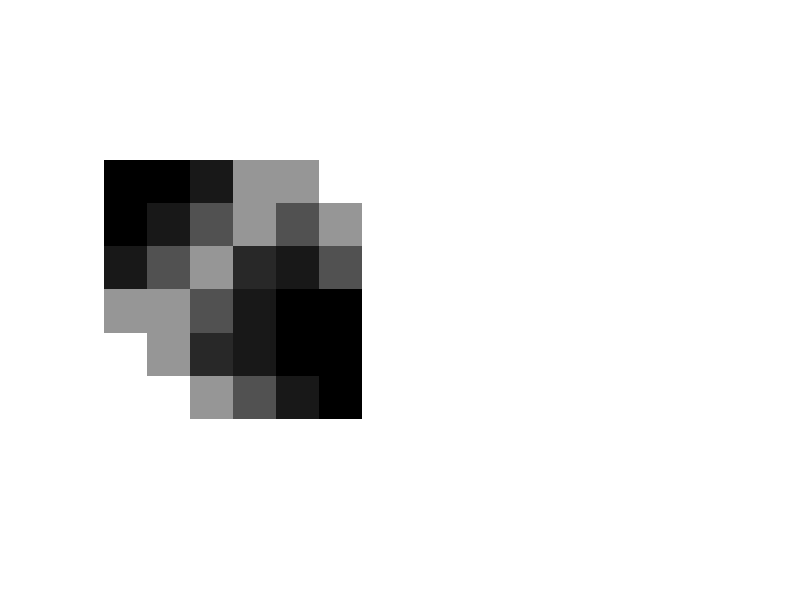

This figure's MATLAB source: (Note: this script raises an error after producing the figure.)
% FCM clustering
clear;clc;
fim1 =  [  0   0  25 150 150 255;...
          0  25  82 150  82 150;...
         25  82 150  41  25  82;...
        150 150  82  25   0   0;...
        255 150  41  25   0   0;...
        255 255 150  82  25   0];
%im=imread(file_sgm);
fim = mat2gray(fim1);
subplot(121), imshow(fim);

% Thresholding by fuzzy c-means clustering
% ----------------------------------------------------------------
data=reshape(fim,[],1);
[center,member]=fcm(data,3);
%[center,cidx]=sort(center);
out = fopen('img_member_fcm.txt','w');
fprintf(out,'SN\tData\tGray\tMember1\tMember2\tMember3\tClass\n');
C1 = 0;
C2 = 0;
C3 = 0;
%member
k =1;
for i=1:36    
    M = max3(member(k),member(k+1),member(k+2));
    if M == member(k)
        C(i) = 1;
        C1 = C1+1;
    elseif M == member(k+1)
        C(i) = 2;
        C2 = C2+1;
    elseif M == member(k+2)
        C(i) = 3;
        C3 = C3+1;
    end
    fprintf('data[%2d]= %4d\t%f\tMem1= %f\tMem2= %f\tMem3= %f\tClass= %d\n',i,fim1(i),fim(i),member(k),member(k+1),member(k+2),C(i));
    fprintf(out,'%2d\t%3d\t%f\t%f\t%f\t%f\t%d\n',i,fim1(i),fim(i),member(k),member(k+1),member(k+2),C(i));
    k = k+3;
end
fprintf('C#1= %d\nC#2= %d\nC#3= %d\n',C1,C2,C3);
fprintf(out,'C#1= %d\nC#2= %d\nC#3= %d\n',C1,C2,C3);
fprintf('Center#1= %f\nCenter#2= %f\nCenter#3= %f\n',center(1),center(2),center(3));
fprintf(out,'Center#1= %f\nCenter#2= %f\nCenter#3= %f\n',center(1),center(2),center(3));
%member
%center
%
level= sum(center)/3;
fprintf('Threshold= %f\n\n',level);
fprintf(out,'Threshold= %f\n\n',level);
fclose(out);
% Binary Image
bw=im2bw(fim,level);
subplot(122), imshow(bw);
fprintf('Process completed! :)\n');
% --------------------------------------------------------------